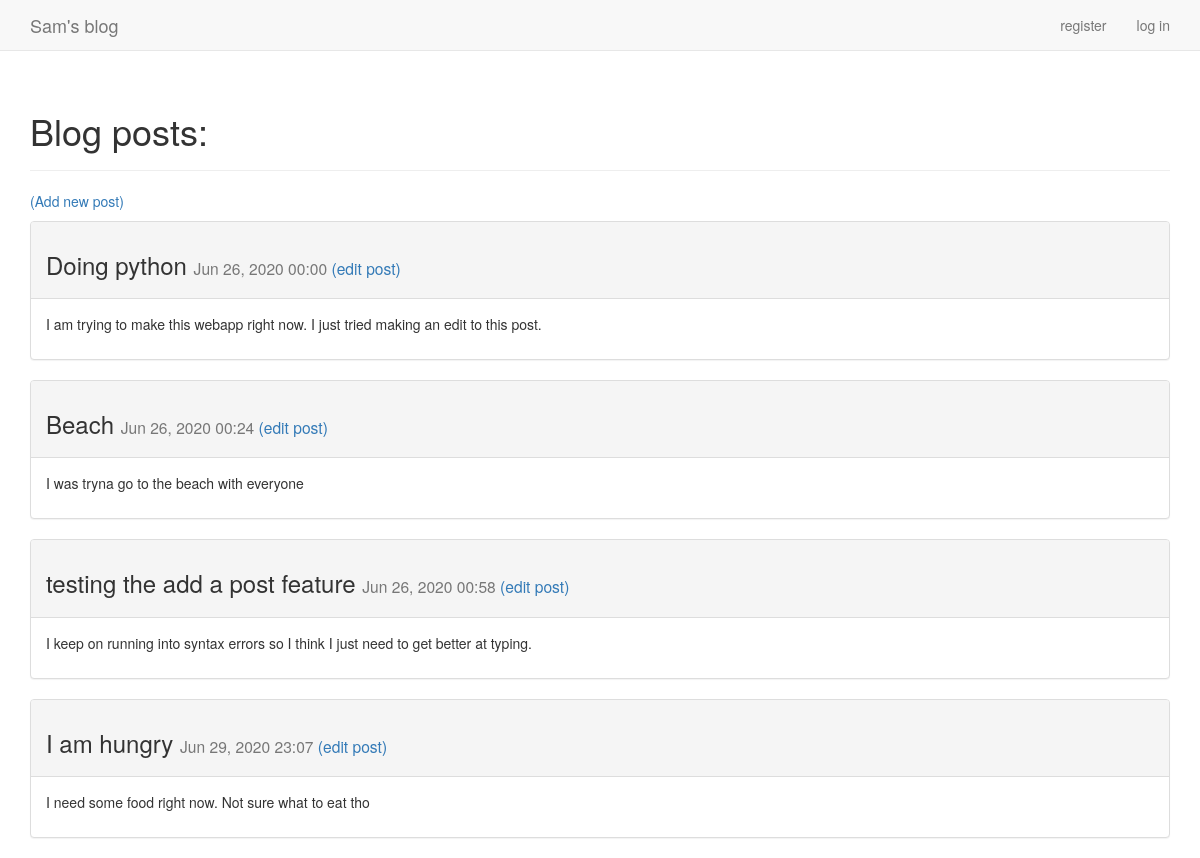
The page / on the database its author committed.
### blogs/models.py (models this page shows, shortened)
class BlogPost(models.Model):
    title = models.CharField(max_length=200)
    text = models.TextField()
    date_added = models.DateTimeField(auto_now_add=True)
    owner = models.ForeignKey(User, on_delete=models.DO_NOTHING)

### blogs/views.py (the view)
# urls.py: 2. Add a URL to urlpatterns:  path('', views.home, name='home')
def home(request):
    blog_posts = BlogPost.objects.order_by('date_added')
    context = {'blog_posts':blog_posts}
    return render(request, 'blogs/home.html', context)

### blogs/templates/blogs/home.html
{% extends 'blogs/base.html' %}
{% block header %}
  <h1>Blog posts:</h1>
{% endblock header %}
{% block content %}
  <p>
    <a href="{% url 'blogs:add_post' %}">(Add new post)</a>
  </p>
  {% for blog_post in blog_posts %}
    <div class="panel panel-default">
      <div class="panel-heading">
        <h3>
          {{ blog_post.title }}
          <small>
            {{ blog_post.date_added|date:'M d, Y H:i' }}
            <a href="{% url 'blogs:edit_post' blog_post.id %}">(edit post)</a>
          </small>
        </h3>
      </div>
      <div class="panel-body">
        {{ blog_post.text|linebreaks }}
      </div>
    </div>
  {% empty %}
    There are no blog posts
  {% endfor %}
{% endblock content %}

### rows shown on the page
BlogPost: title "Doing python", date_added "Jun 26, 2020 00:00", text "I am trying to make this webapp right now. I just tried making an edit to this post."
BlogPost: title "Beach", date_added "Jun 26, 2020 00:24", text "I was tryna go to the beach with everyone"
BlogPost: title "testing the add a post feature", date_added "Jun 26, 2020 00:58", text "I keep on running into syntax errors so I think I just need to get better at typing."
BlogPost: title "I am hungry", date_added "Jun 29, 2020 23:07", text "I need some food right now. Not sure what to eat tho"
